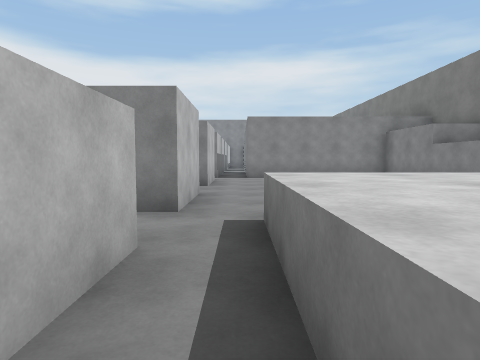
View 1 (above)

24 first-person views from a walk through a 3-D level made in the Unity game engine. The camera is 1.3 m above the floor, tilts 4° down and sees 75° across. The floor is counted in squares, 2 m on a side. Each view is taken from the middle of a square. On the plan, view 1 faces up. The plan holds only what a view shows up to about 10 squares ahead; the rest is blank. The place goes on beyond the plan. The player is left out. Surface patterns are stand-ins for the level's own textures.

View 2
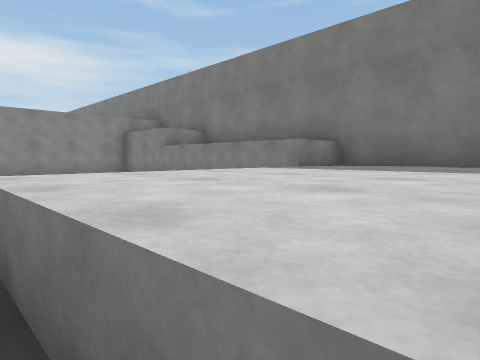

View 3
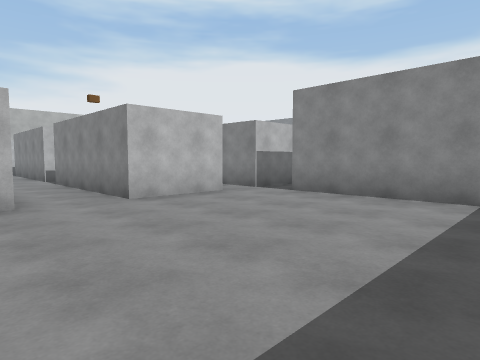

View 4
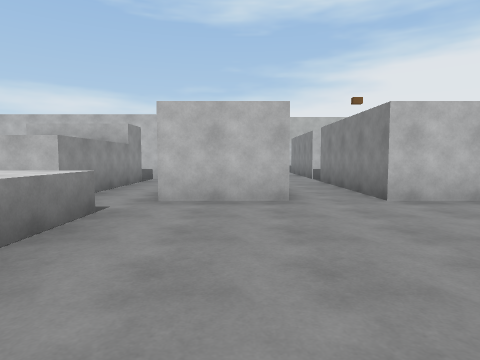

View 5
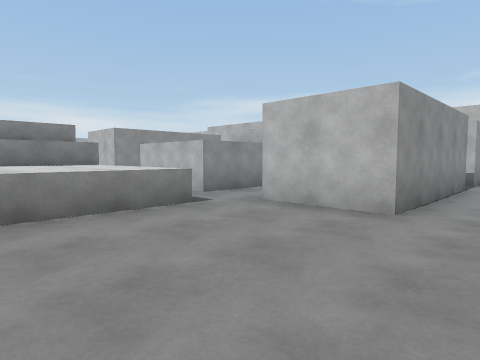

View 6
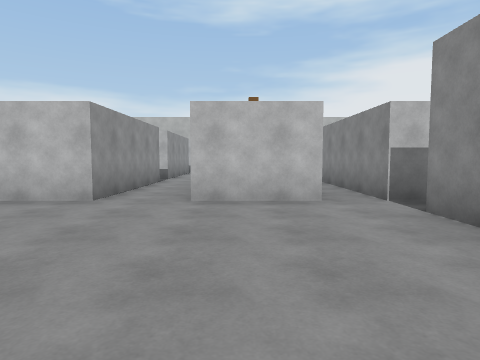

View 7
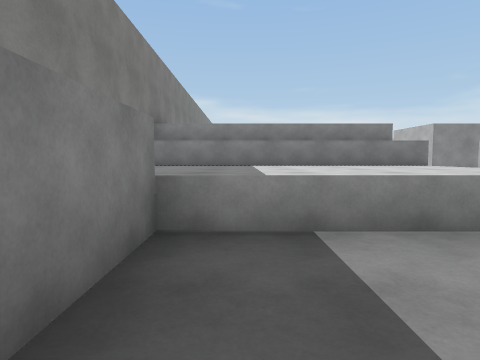

View 8
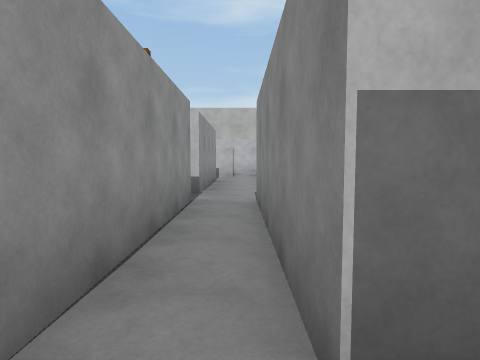

View 9
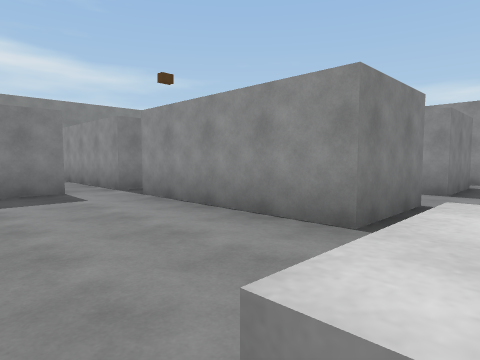

View 10
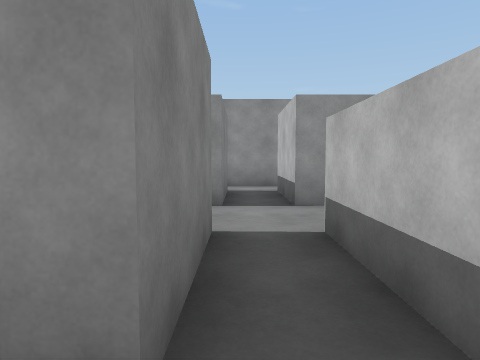

View 11
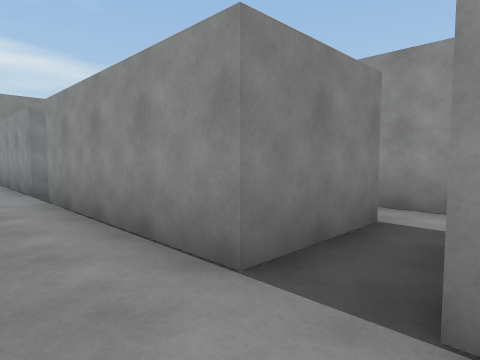

View 12
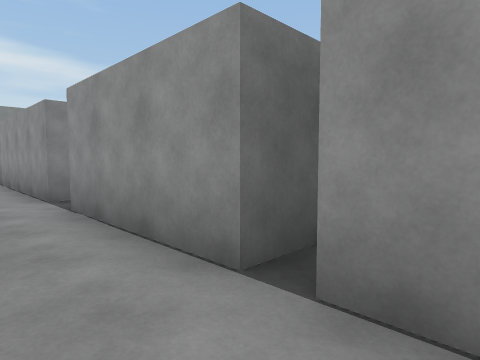

View 13
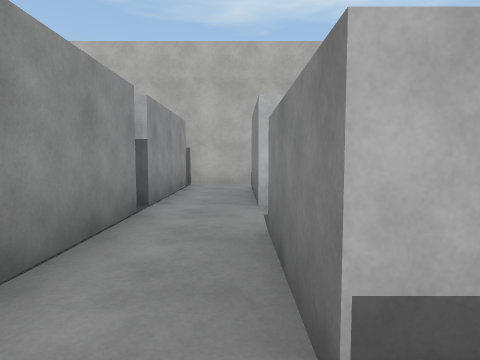

View 14
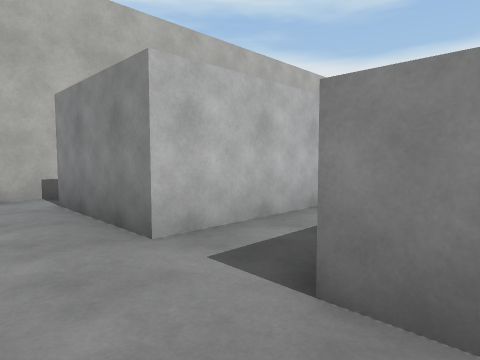

View 15
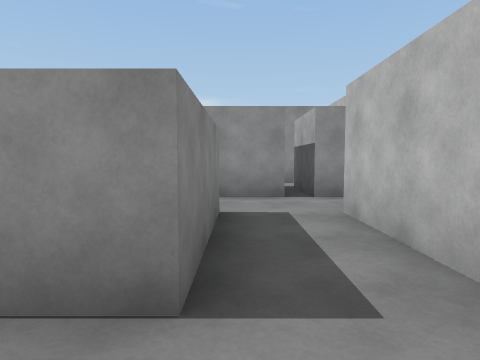

View 16
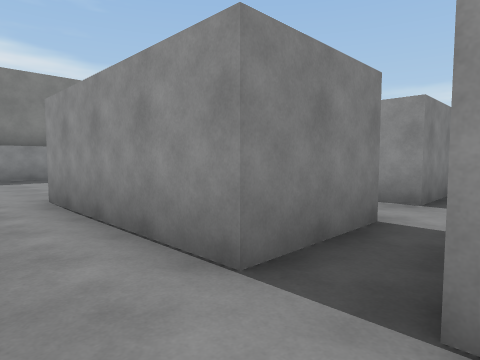

View 17
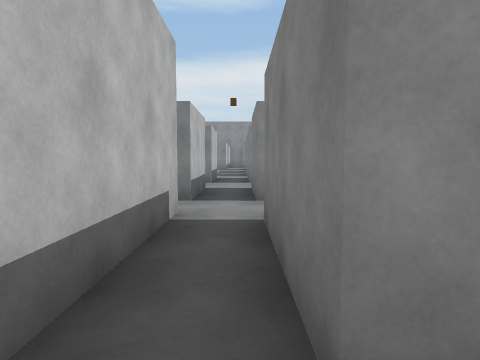

View 18
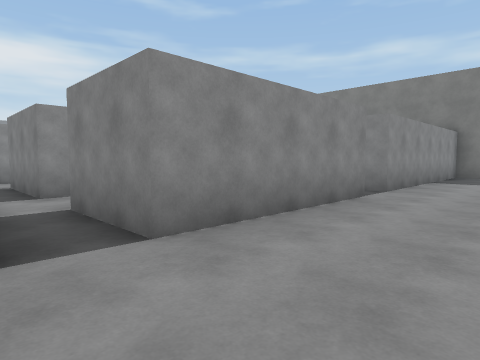

View 19
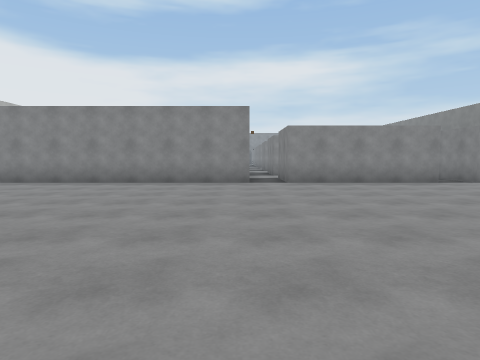

View 20
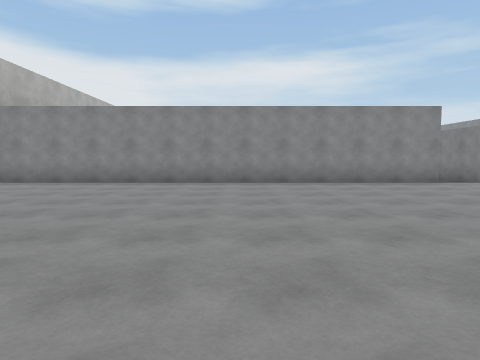

View 21
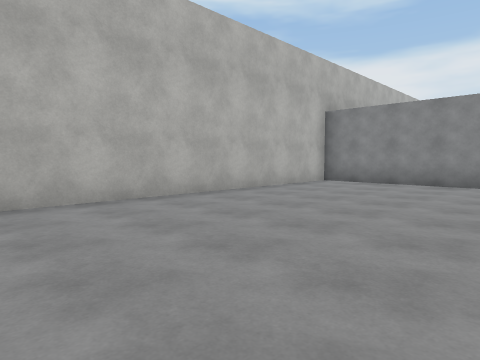

View 22
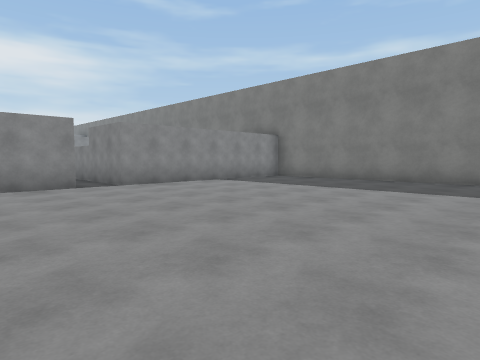

View 23
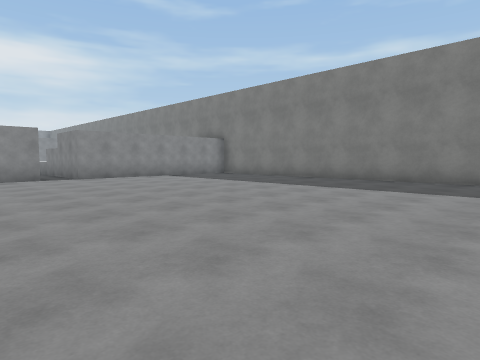

View 24
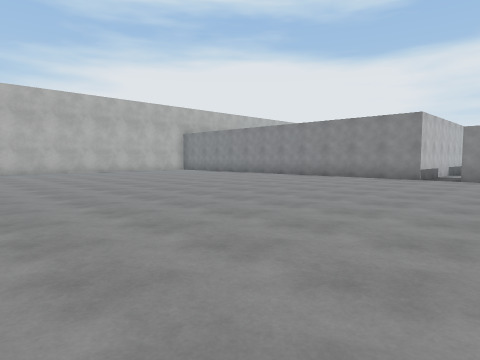

### Floor plan
Key: @ floor where view 1 was taken; # wall or solid block; . floor; ^ raised ledge.
Columns run from 18 left of view 1 to 7 right of it. Each row starts with its distance up from view 1.
 12        .....     #
 11      . ^......####.####
 10    #...................#
  9    #..##.####.####.....#
  8 # ##..##.####.####.....#
  7 #......................#
  6 #......................#
  5 ####.###.####.####.....#
  4    #.  #.#  #.#  #.....#
  3     .  ...  .......^^^^^#
  2     #  ###  #.####.^^^^^^
  1             #.#  #.^^^^^^
  0             #.#  #@^^^^^#
 -1              ..    #
 -2              .####.#
 -3 #############.####.#######
 -4 #........................#
 -5 #....................... #
 -6 #........................#
 -7 #........................#
 -8 #........................#
 -9 #........................#
-10 #........................#
-11 #........................#
-12  ........................#
-13      ....................#
-14            .........

Positions as (right, up) in squares from view 1, and headings:
1: (0, 0), facing up
2: (0, 0), facing up-right
3: (4, 5), facing up-left
4: (4, 5), facing left
5: (3, 7), facing down-left
6: (4, 8), facing left
7: (4, 6), facing down
8: (0, 10), facing left
9: (-11, 12), facing down-right
10: (-10, 10), facing down
11: (-11, 7), facing down-right
12: (-15, 7), facing down-right
13: (-10, 7), facing left
14: (-12, 6), facing up-left
15: (-13, 11), facing down
16: (-6, 7), facing down-right
17: (-5, -1), facing up
18: (-6, -6), facing up-right
19: (-6, -12), facing up
20: (-11, -12), facing up
21: (-13, -12), facing up-left
22: (-3, -11), facing up-right
23: (-3, -14), facing up-right
24: (-3, -14), facing up-left
